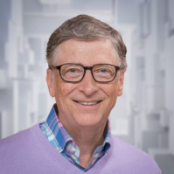
#> input picture Bill.png, 174 x 174 px
$ python test3.py
#> lines starting #> are read from the running program, lines starting #| are printed output that depends on the picture; after the words box and inside, x2 and y2 are one past the last pixel; in counts of white or black regions, pixels touching at a corner belong together
import cv2

#Creating a cascade classifier object
face_cascade = cv2.CascadeClassifier("haarcascade_frontalface_default.xml")

#Reading the image as it is
img = cv2.imread("Bill.png")
#> img is the input picture: shape (174, 174, 3); mean B, G, R 169, 158.9, 170.4

#Reading the image as grayscale image
gray_img = cv2.cvtColor(img,cv2.COLOR_BGR2GRAY)
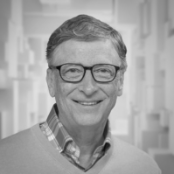
#> gray_img: shape (174, 174); min 13, max 228, mean 163.5

#Search the coordinates of the image for faces
faces = face_cascade.detectMultiScale(gray_img, scaleFactor=1.05,minNeighbors=5)
#> faces = [[42, 37, 91, 91]]

for x,y,w,h in faces:
    img = cv2.rectangle(img, (x,y), (x+w,y+h), (0,255,0) , 1)
#> this loop made 1 pass
#> pass 1, `img = cv2.rectangle(img, (x,y), (x+w,y+h), (0,255,0) , 1)`:
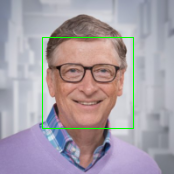
#> img: shape (174, 174, 3); 1.2% of pixels changed, all inside (x1, y1, x2, y2) = (42, 37, 134, 129)

resized = cv2.resize(img, (800,800))
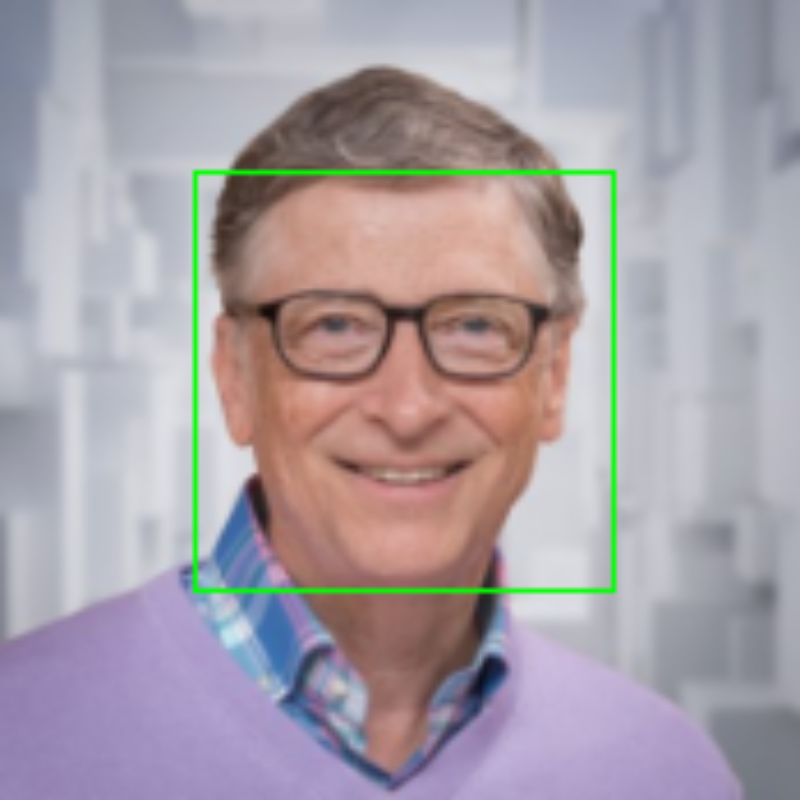
#> resized: shape (800, 800, 3); mean B, G, R 166.9, 159.9, 168.2

cv2.imshow("Gray", resized)

cv2.waitKey(0)

cv2.destroyAllWindows()

$ run again, with FaceBook.png copied over Bill.png
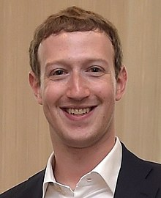
#> input picture FaceBook.png, 161 x 198 px
#> img is the input picture: shape (198, 161, 3); mean B, G, R 104.7, 123.2, 156.5
#> `gray_img = cv2.cvtColor(img,cv2.COLOR_BGR2GRAY)`:
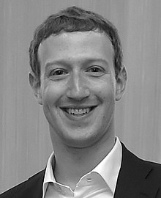
#> gray_img: shape (198, 161); min 4, max 255, mean 131
#> faces = [[25, 32, 103, 103]]
#> the loop `for x,y,w,h in faces:` made 1 pass
#> `resized = cv2.resize(img, (800,800))`:
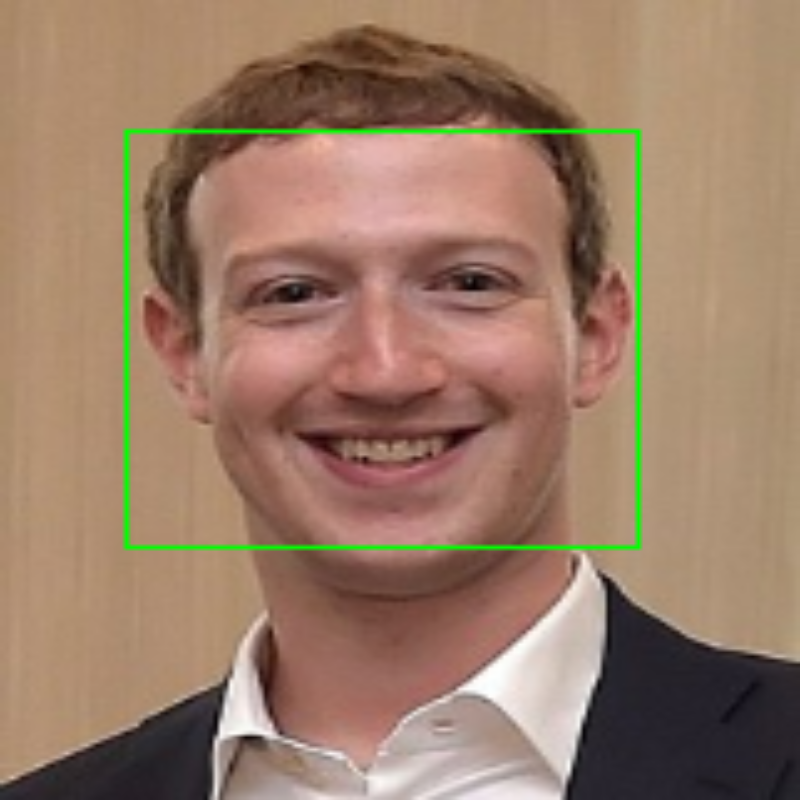
#> resized: shape (800, 800, 3); mean B, G, R 103.2, 124.7, 154.2

$ run again, with Obama.png copied over Bill.png
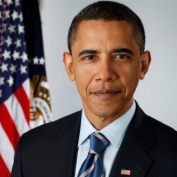
#> input picture Obama.png, 177 x 177 px
#> img is the input picture: shape (177, 177, 3); mean B, G, R 99.2, 101.7, 115.7
#> `gray_img = cv2.cvtColor(img,cv2.COLOR_BGR2GRAY)`:
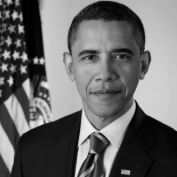
#> gray_img: shape (177, 177); min 0, max 239, mean 105.6
#> faces = [[63, 24, 84, 84]]
#> the loop `for x,y,w,h in faces:` made 1 pass
#> `resized = cv2.resize(img, (800,800))`:
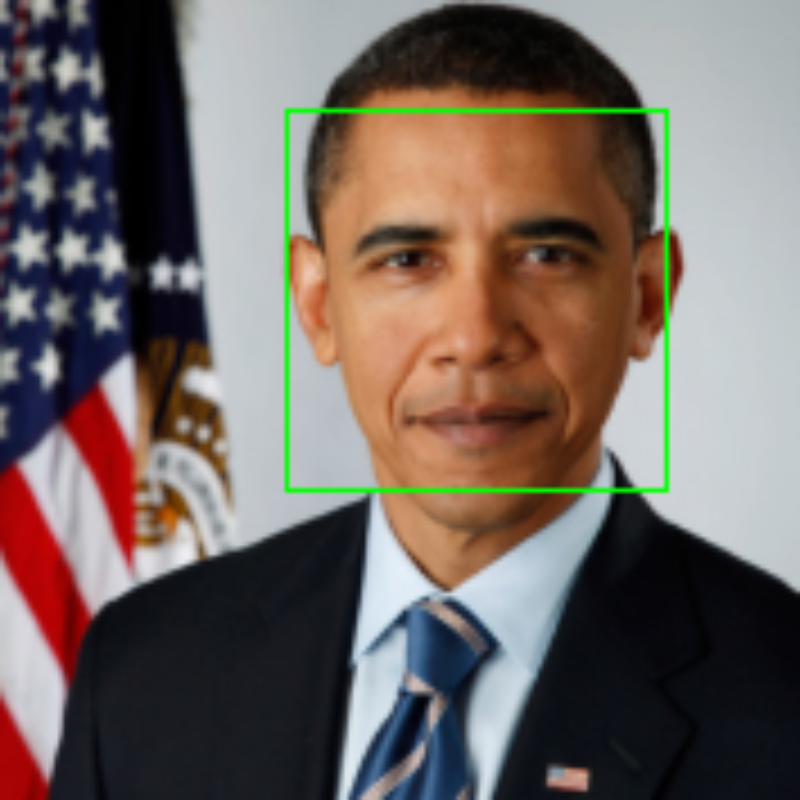
#> resized: shape (800, 800, 3); mean B, G, R 97.7, 102.8, 113.8

$ run again, with face1.png copied over Bill.png
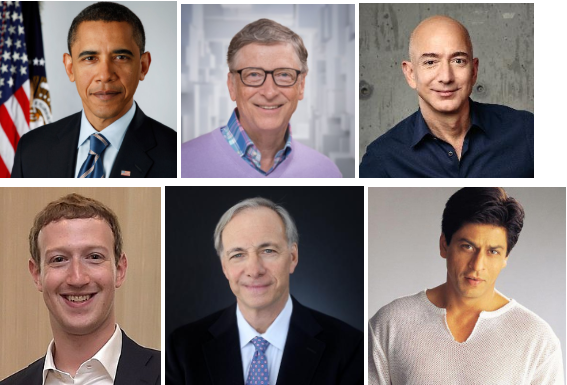
#> input picture face1.png, 567 x 385 px
#> img is the input picture: shape (385, 567, 3); mean B, G, R 122.6, 125.3, 138.2
#> `gray_img = cv2.cvtColor(img,cv2.COLOR_BGR2GRAY)`:
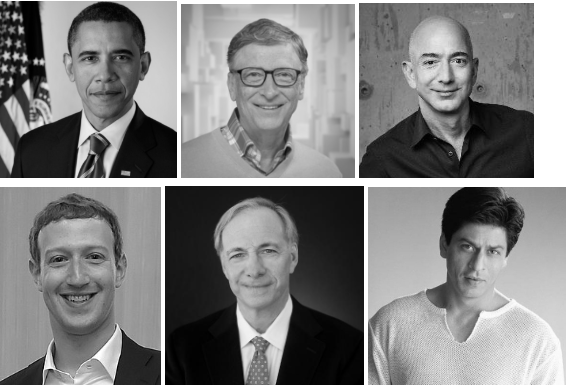
#> gray_img: shape (385, 567); min 0, max 255, mean 128.8
#> faces = [[63, 25, 85, 85], [445, 222, 72, 72], [404, 30, 80, 80], [212, 218, 86, 86], [26, 219, 102, 102], [221, 41, 93, 93]]
#> the loop `for x,y,w,h in faces:` made 6 passes
#> `resized = cv2.resize(img, (800,800))`:
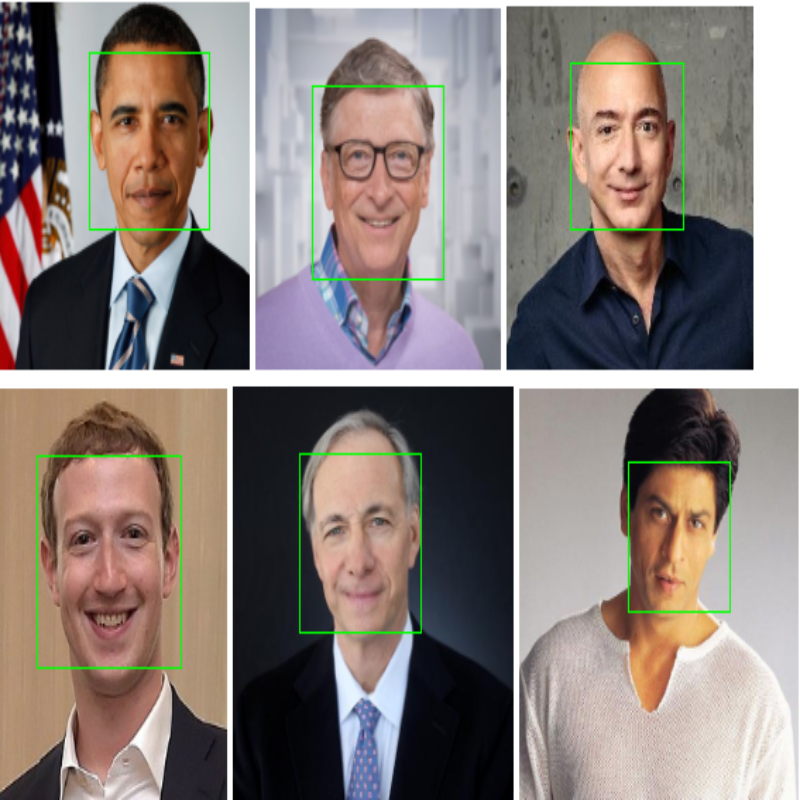
#> resized: shape (800, 800, 3); mean B, G, R 121.4, 126.4, 136.7
